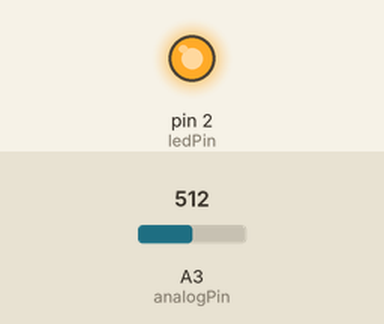
Simulated run of this sketch. Board: Arduino Uno, built with avr-gcc and run on an emulated ATmega328P. Parts: output pins drawn as LEDs (lit = HIGH). The inputs (shaded band) are chosen by the test bench; at power-on: A3 (analogPin) = 512.

Above: at 1.2 s.
1.3 s: A3 (analogPin) set to 107
2.8 s: A3 (analogPin) set to 90
At 3.1 s:
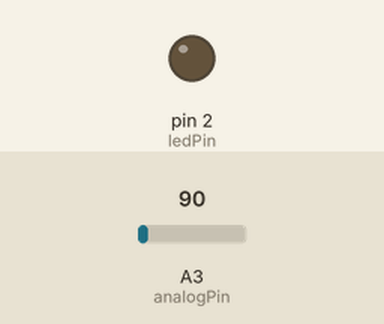
4.3 s: A3 (analogPin) set to 110
At 5.4 s:
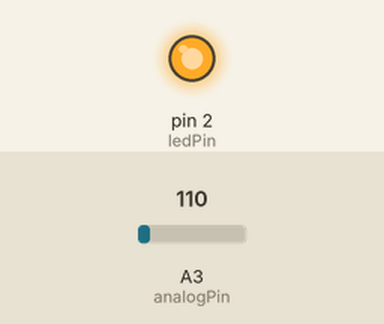
5.8 s: A3 (analogPin) set to 0
At 6.6 s:
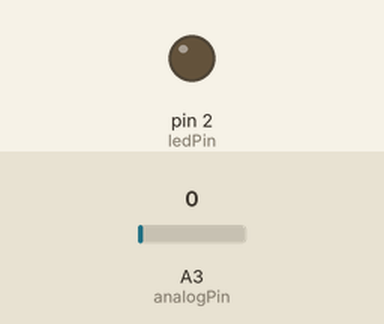
Timing chart, 0 to 8.3 s (numbered marks = the images above; inputs shaded):
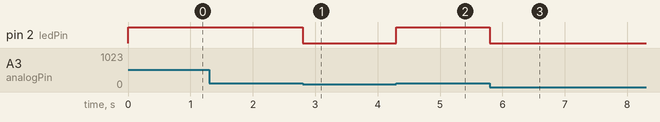

The sketch:

Codigo.ino
```cpp
int analogPin = 3;  //El Pin analogico por el que vamos a leer la señal del sensor.
int ledPin = 2;     // el pin donde esta conectado el LED.
int val_sensor = 0; // Variable para guardar el valor devuleto por el sensor.

void setup()
{
  pinMode(ledPin, OUTPUT); //Ponemos el pin del LED como salida
}

void loop()
{
  val_sensor = analogRead(analogPin);  // Lectura del sensor y guardamos el valor en la variable.
  if(val_sensor > 100)                 // Si el sensor devuleve un valor mayor a 100....
  {
    digitalWrite(ledPin,HIGH);   // Encender el LED.
  }
  else                                // Si el valor es menor a 100....
  {
     digitalWrite(ledPin,LOW);        // Apagar el LED.
  }
}


// Codigo basado en el aparecido en el siguiente blog:
// http://arduinocostarica.blogspot.com.es/2014/09/ejemplo-7-sensor-de-movimiento-hc-sr501.html
```

Measured:
- the behaviour switches between 101 and 100 on A3 (analogPin) (found by bisection; images 0 and 1)
- after the input at 1.3 s, every drawn part: stays the same
- after the input at 2.8 s, pin 2 (ledPin): HIGH → LOW at once
- after the input at 4.3 s, pin 2 (ledPin): LOW → HIGH at once
- after the input at 5.8 s, pin 2 (ledPin): HIGH → LOW at once
